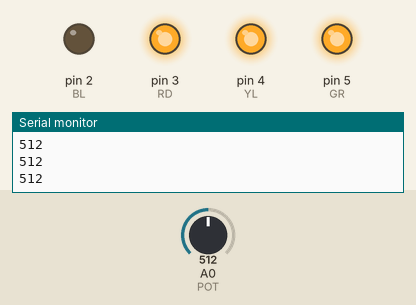
The sketch below on a simulated Arduino Nano, built with avr-gcc and run on an emulated ATmega328P. On the bench: output pins drawn as LEDs (lit = HIGH), the last lines printed to the serial monitor. The inputs (shaded band) are chosen by the test bench; at power-on: A0 (POT) = 512.

Above: at 1.2 s.
1.3 s: A0 (POT) set to 493
At 1.8 s:
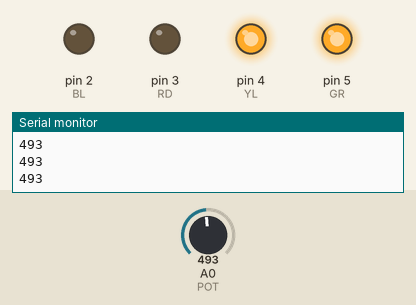
2.8 s: A0 (POT) set to 268
4.3 s: A0 (POT) set to 236
At 5.4 s:
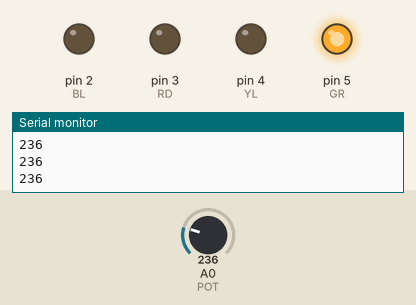
5.8 s: A0 (POT) set to 0
At 6.5 s:
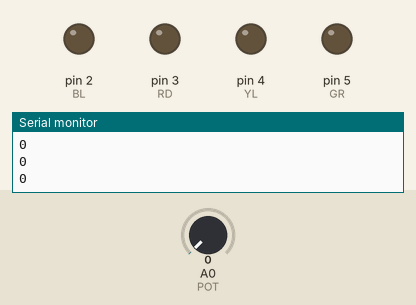
7.3 s: A0 (POT) set to 775
At 7.6 s:
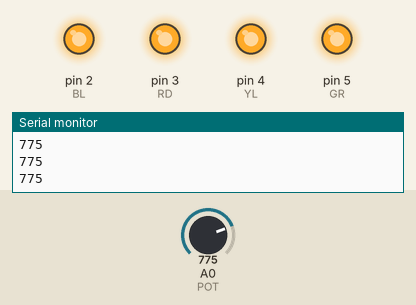
8.8 s: A0 (POT) set to 753
At 10.1 s:
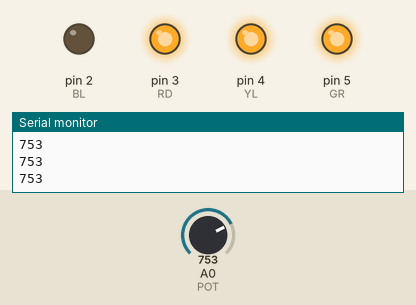
Timing chart, 0 to 11.3 s (numbered marks = the images above; inputs shaded):
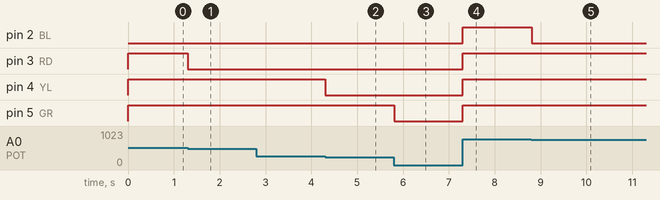

Measured:
- the behaviour switches between 510 and 509 on A0 (POT) (found by bisection; images 0 and 1)
- the behaviour switches between 255 and 254 on A0 (POT) (found by bisection; images 1 and 2)
- the behaviour switches between 765 and 764 on A0 (POT) (found by bisection; images 4 and 5)
- after the input at 1.3 s, pin 3 (RD): HIGH → LOW at once
- after the input at 4.3 s, pin 4 (YL): HIGH → LOW at once
- after the input at 5.8 s, pin 5 (GR): HIGH → LOW at once
- after the input at 7.3 s, pin 2 (BL), pin 3 (RD), pin 4 (YL), pin 5 (GR): LOW → HIGH at once
- after the input at 8.8 s, pin 2 (BL): HIGH → LOW at once

The sketch:

indicadorNivel.ino
```cpp
/*-------------------------------------------------------------------
  Aulas Online - LSI-TEC: IOT104 Programação física com Arduino
  Programa/hardware: 008 - Exercício não pontuado: indicador de nível

  Descrição: A partir da leitura do valor do potenciômetro...
  1) Todos os LEDs apagados se o valor for 0
  2) Acenda apenas o LED verde se o valor lido for até 255
  3) Acenda os LEDs verde e amarelo se o valor lido for maior ou igual a 255 e menor que 510
  4) Acenda os LEDs verde e amarelo se o valor lido for maior ou igual a 510 e menor que 765
  5) Acenda todos os LEDs se o valor lido for maior ou igual a 765

  Autor: Marcelo Wecchi
  Revisão: 14Fev2022
-------------------------------------------------------------------*/

//Entradas - Porta Analógica
#define POT A0

//Saídas - POrtas Digitais
#define GR 5
#define YL 4
#define RD 3
#define BL 2

// Variáveis de controle
int light = 0;

void setup() {
  // Definição das portas:
  Serial.begin(9600);
  pinMode(POT, INPUT);
  pinMode(GR, OUTPUT);
  pinMode(YL, OUTPUT);
  pinMode(RD, OUTPUT);
  pinMode(BL, OUTPUT);
}

void loop() {
  light = analogRead(POT);
  Serial.println(light);
  if (light == 0){
    digitalWrite(GR, LOW);
    digitalWrite(YL, LOW);
    digitalWrite(RD, LOW);
    digitalWrite(BL, LOW);
  } else if (light < 255){
    digitalWrite(GR, HIGH);
    digitalWrite(YL, LOW);
    digitalWrite(RD, LOW);
    digitalWrite(BL, LOW);
  } else if (light < 510) {
    digitalWrite(GR, HIGH);
    digitalWrite(YL, HIGH);
    digitalWrite(RD, LOW);
    digitalWrite(BL, LOW);
  } else if (light < 765) {
    digitalWrite(GR, HIGH);
    digitalWrite(YL, HIGH);
    digitalWrite(RD, HIGH);
    digitalWrite(BL, LOW);
  } else {
    digitalWrite(GR, HIGH);
    digitalWrite(YL, HIGH);
    digitalWrite(RD, HIGH);
    digitalWrite(BL, HIGH);
  }
}
```
